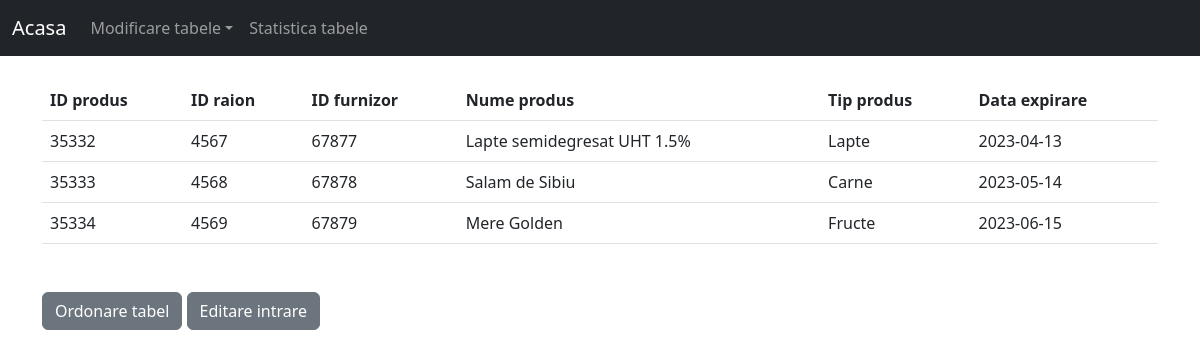
Screenshot of /website/afisare_produs.php with the database file from the repository.
### tables this page shows
CREATE TABLE `produs` (
  `id_produs` int(11) NOT NULL,
  `id_raion` int(11) DEFAULT NULL,
  `id_furnizor` int(11) NOT NULL,
  `nume_produs` varchar(32) NOT NULL,
  `tip_produs` varchar(32) NOT NULL,
  `data_expirare` date DEFAULT NULL
);

### website/afisare_produs.php (the view, shortened to what this page needs)
<?php
include 'conexiune_bd.php';
?>
<!doctype html>
<html>
<head>
    <link href="https://cdn.jsdelivr.net/npm/bootstrap@5.2.3/dist/css/bootstrap.min.css" rel="stylesheet">
</head>
<body style="background-color:#ffffff">
    <?php
        require 'navbar.php';
    ?>
<div class="container">
<table class="table mb-5">
  <thead>
    <tr>
      <th scope="col">ID produs</th>
      <th scope="col">ID raion</th>
      <th scope="col">ID furnizor</th>
      <th scope="col">Nume produs</th>
      <th scope="col">Tip produs</th>
      <th scope="col">Data expirare</th>
    </tr>
  </thead>
  <tbody>
<?php
 if (!isset($_GET['orderby']))
     $stmt = $conn->prepare("SELECT * FROM produs");
 $stmt->execute();
 $results = $stmt->fetchAll(PDO::FETCH_ASSOC);
 foreach ($results as $result)
 {
    ?>
     <tr>
         <td><?= $result['id_produs'] ?></td>
         <td><?= $result['id_raion'] ?></td>
         <td><?= $result['id_furnizor'] ?></td>
         <td><?= $result['nume_produs'] ?></td>
 	 <td><?= $result['tip_produs'] ?></td>
	 <td><?= $result['data_expirare'] ?></td>
     </tr>
 <?php } ?>
 </tbody>
    </table>
    <p>
  <button class="btn btn-secondary" type="button" data-bs-toggle="collapse" data-bs-target="#collapse1" aria-expanded="false" aria-controls="collapseExample">
    Ordonare tabel
  </button>
  <button class="btn btn-secondary" type="button" data-bs-toggle="collapse" data-bs-target="#collapse2" aria-expanded="false" aria-controls="collapseExample">
    Editare intrare
  </button>
</p>
 </div>
</body>
</html>

### rows the page displays
produs: id_produs "35332", id_raion "4567", id_furnizor "67877", nume_produs "Lapte semidegresat UHT 1.5%", tip_produs "Lapte", data_expirare "2023-04-13"
produs: id_produs "35333", id_raion "4568", id_furnizor "67878", nume_produs "Salam de Sibiu", tip_produs "Carne", data_expirare "2023-05-14"
produs: id_produs "35334", id_raion "4569", id_furnizor "67879", nume_produs "Mere Golden", tip_produs "Fructe", data_expirare "2023-06-15"
